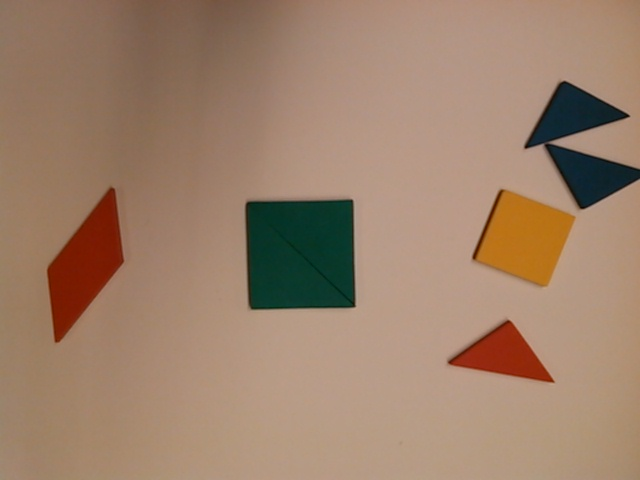
#> input picture Tan9.jpg, 640 x 480 px
$ python contours.py
#> lines starting #> are read from the running program, lines starting #| are printed output that depends on the picture; after the words box and inside, x2 and y2 are one past the last pixel; in counts of white or black regions, pixels touching at a corner belong together
import numpy as np
import cv2

im = cv2.imread('Tan9.jpg')
#> im is the input picture: shape (480, 640, 3); mean B, G, R 106.9, 128.9, 157.8
imgray = cv2.cvtColor(im,cv2.COLOR_BGR2GRAY)
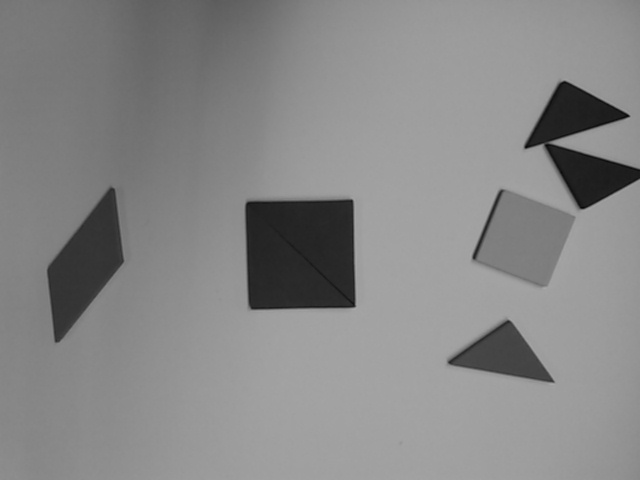
#> imgray: shape (480, 640); min 6, max 170, mean 135.1
ret,thresh = cv2.threshold(imgray,127,255,0)
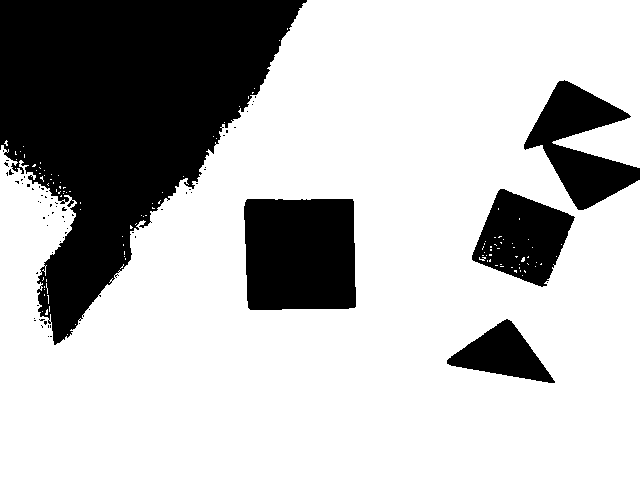
#> thresh: shape (480, 640); 72.5% white; 70 black regions (65 under 20 px)
contours, hierarchy = cv2.findContours(thresh,cv2.RETR_TREE,cv2.CHAIN_APPROX_SIMPLE)
#> contours = 201 contours, 194 with area under 20; largest, box (x1, y1, x2, y2) and area: (0, 0, 640, 480) 242515, (243, 198, 357, 311) 12188, (471, 188, 576, 288) 6378, (446, 318, 556, 384) 3494, (66, 199, 75, 208) 30, (8, 168, 15, 176) 24, (61, 206, 68, 212) 20
#print contours
cv2.drawContours(im, contours, -1, (0,255,0), 3)
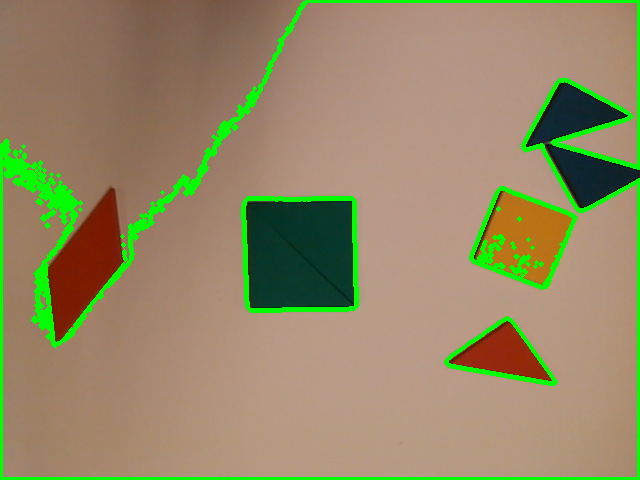
#> im: shape (480, 640, 3); 6.5% of pixels changed, all inside (x1, y1, x2, y2) = (0, 0, 640, 480)
cv2.imshow("Output", im)

cv2.waitKey(0)
